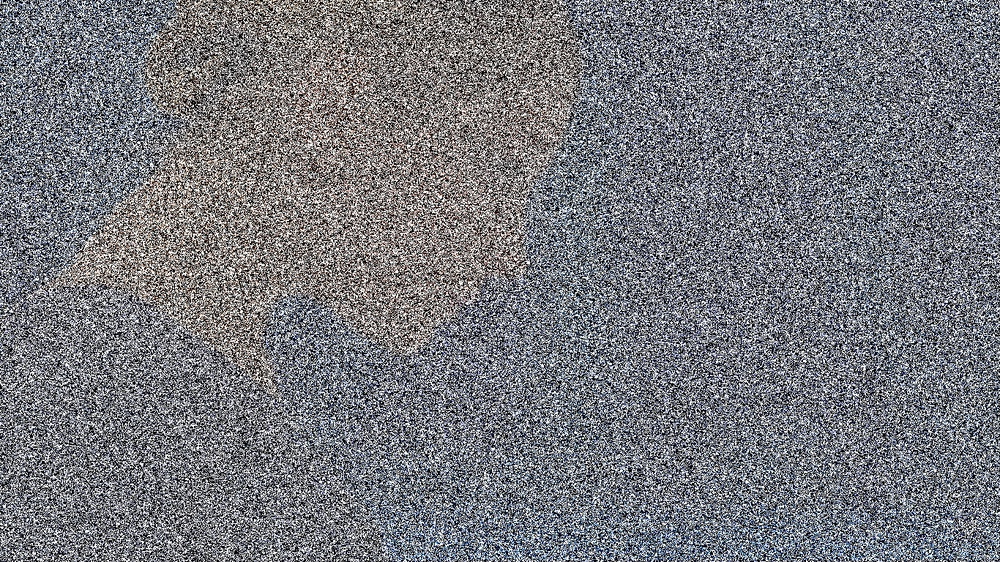
#> input picture Lab3/3-3.jpg, 1000 x 562 px, shrunk from 1366 x 768 before the run, found by its file name
$ python second.py
#> lines starting #> are read from the running program, lines starting #| are printed output that depends on the picture
import cv2, numpy as np
path = "./Lab3/3-3.jpg"

img = cv2.imread(path, flags = cv2.IMREAD_COLOR)
#> img is the input picture: shape (562, 1000, 3); mean B, G, R 124.7, 119.3, 118.2
# img1 =cv2.cvtColor(img, cv2.COLOR_BGR2GRAY)

img_new = cv2.GaussianBlur(img, ksize = (17, 17), sigmaX = 2, sigmaY = 3, borderType = cv2.BORDER_DEFAULT)
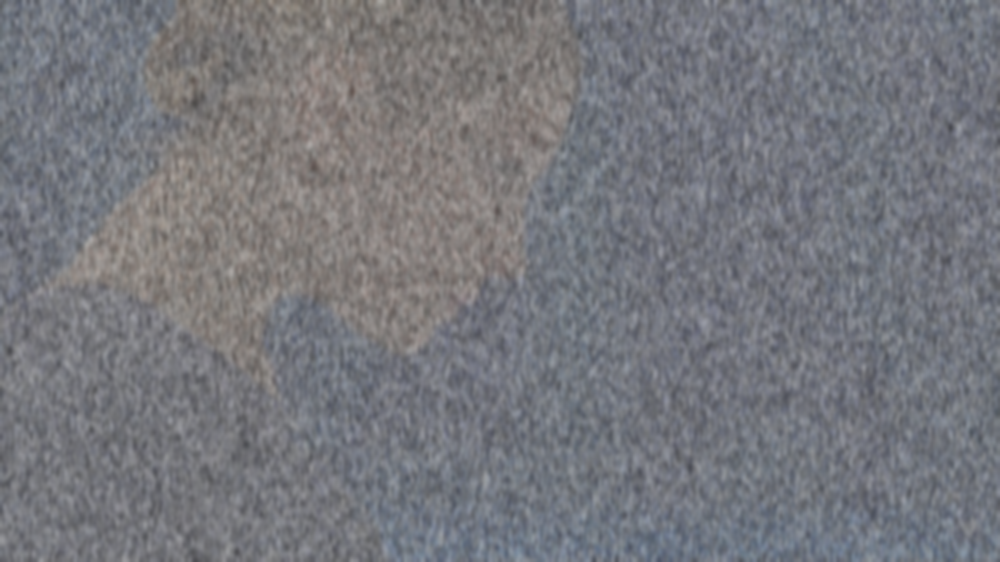
#> img_new: shape (562, 1000, 3); mean B, G, R 124.7, 119.3, 118.2
# img_new = cv2.boxFilter(img, ddepth = -1, ksize = (5, 5), anchor= (-1, -1), normalize = True, borderType = cv2.BORDER_CONSTANT)

cv2.namedWindow("IMG",flags = cv2.WINDOW_AUTOSIZE)
cv2.imshow("IMG", img_new)
key = cv2.waitKey(0)
#> (key Esc is pressed here)
cv2.destroyAllWindows

$ run again, with Lab3/3-1.PNG saved as Lab3/3-3.jpg
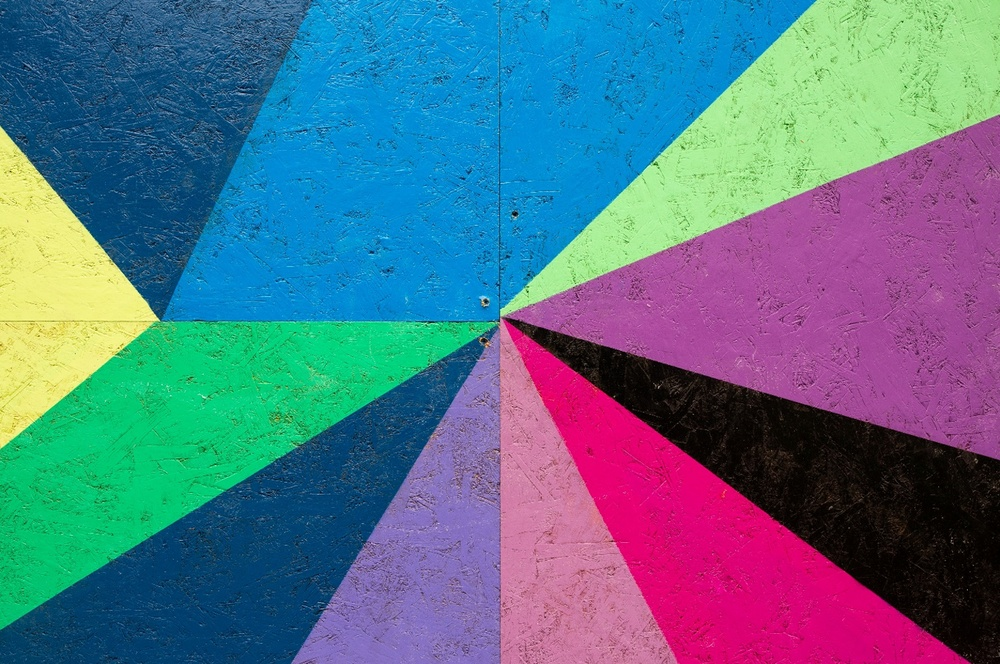
#> input picture Lab3/3-1.PNG, 1000 x 664 px, shrunk from 1493 x 991 before the run, found by its file name
#> img is the input picture: shape (664, 1000, 3); mean B, G, R 136.8, 113.6, 85.3
#> `img_new = cv2.GaussianBlur(img, ksize = (17, 17), sigmaX = 2, sigmaY =..`:
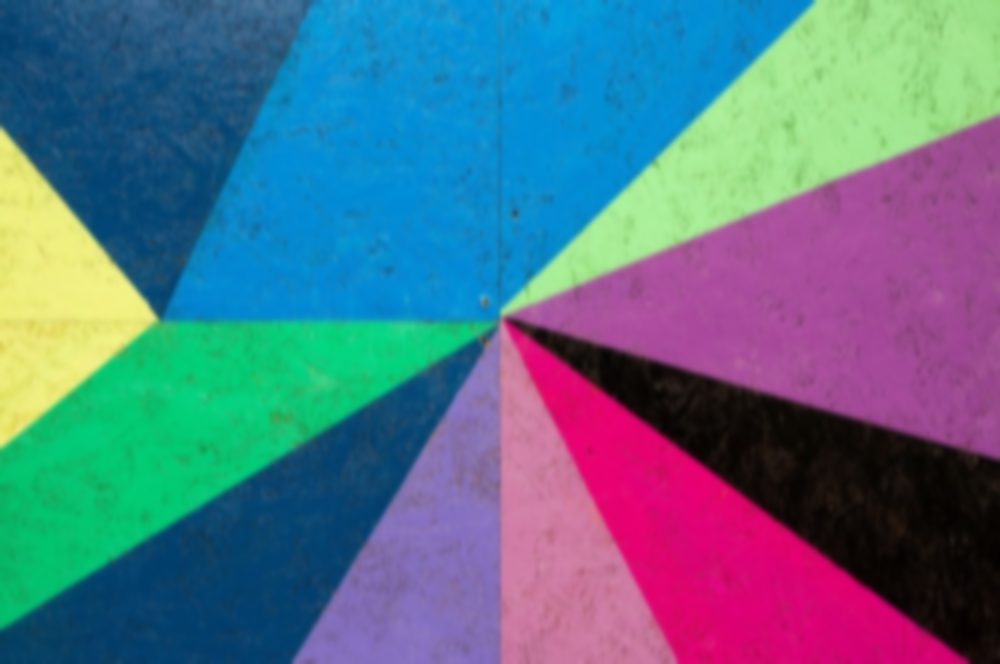
#> img_new: shape (664, 1000, 3); mean B, G, R 136.8, 113.6, 85.3

$ run again, with Lab3/3-2.PNG saved as Lab3/3-3.jpg
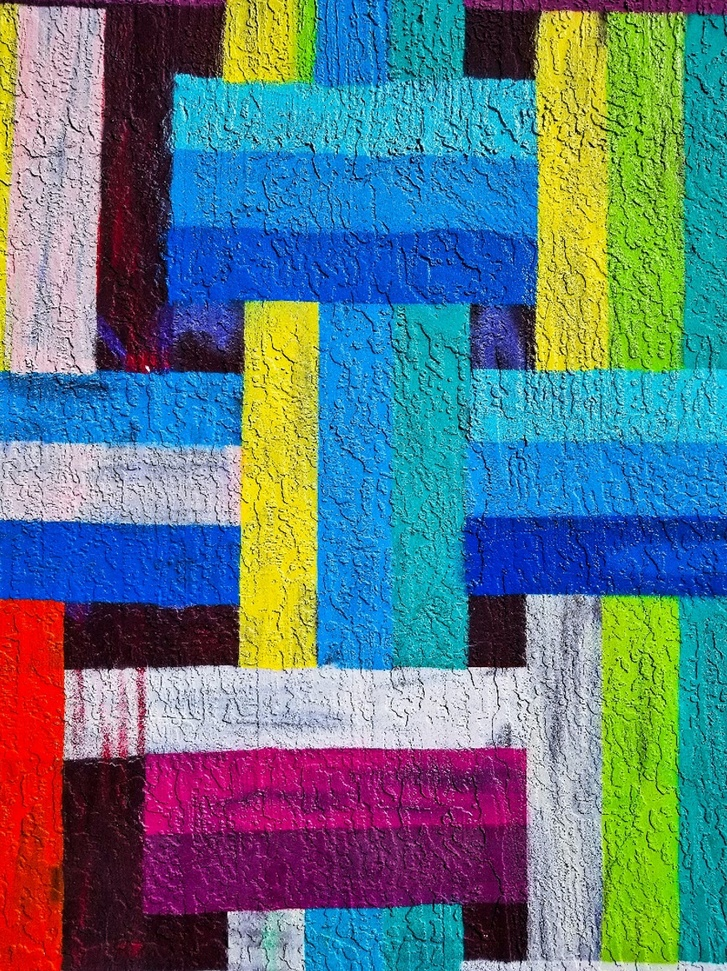
#> input picture Lab3/3-2.PNG, 727 x 971 px, shrunk from 906 x 1211 before the run, found by its file name
#> img is the input picture: shape (971, 727, 3); mean B, G, R 131.1, 120.9, 95.3
#> `img_new = cv2.GaussianBlur(img, ksize = (17, 17), sigmaX = 2, sigmaY =..`:
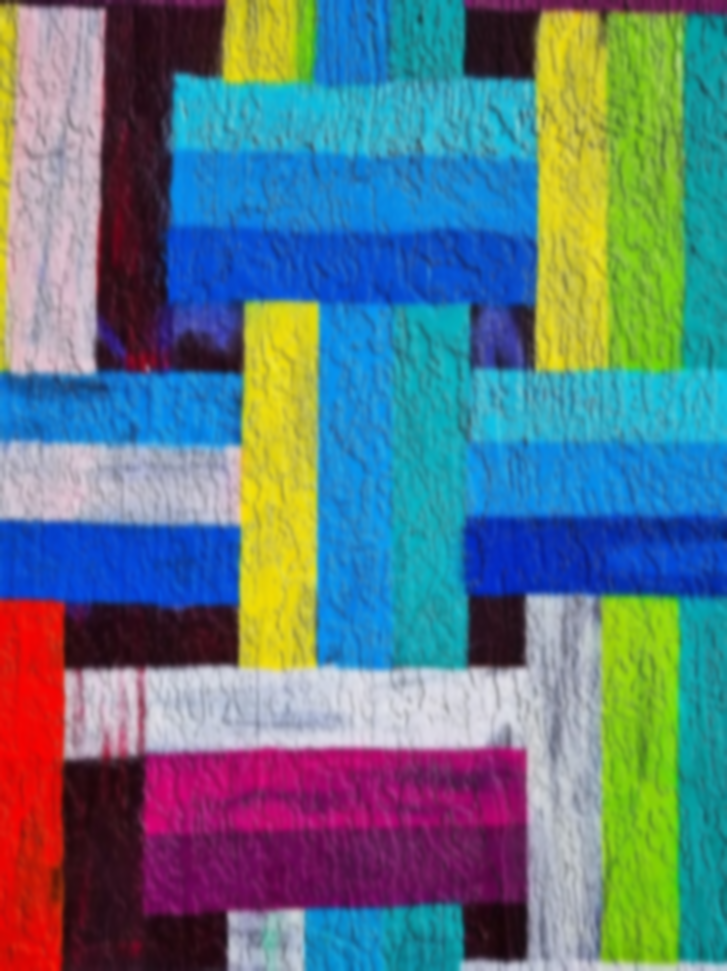
#> img_new: shape (971, 727, 3); mean B, G, R 131.1, 120.9, 95.3
